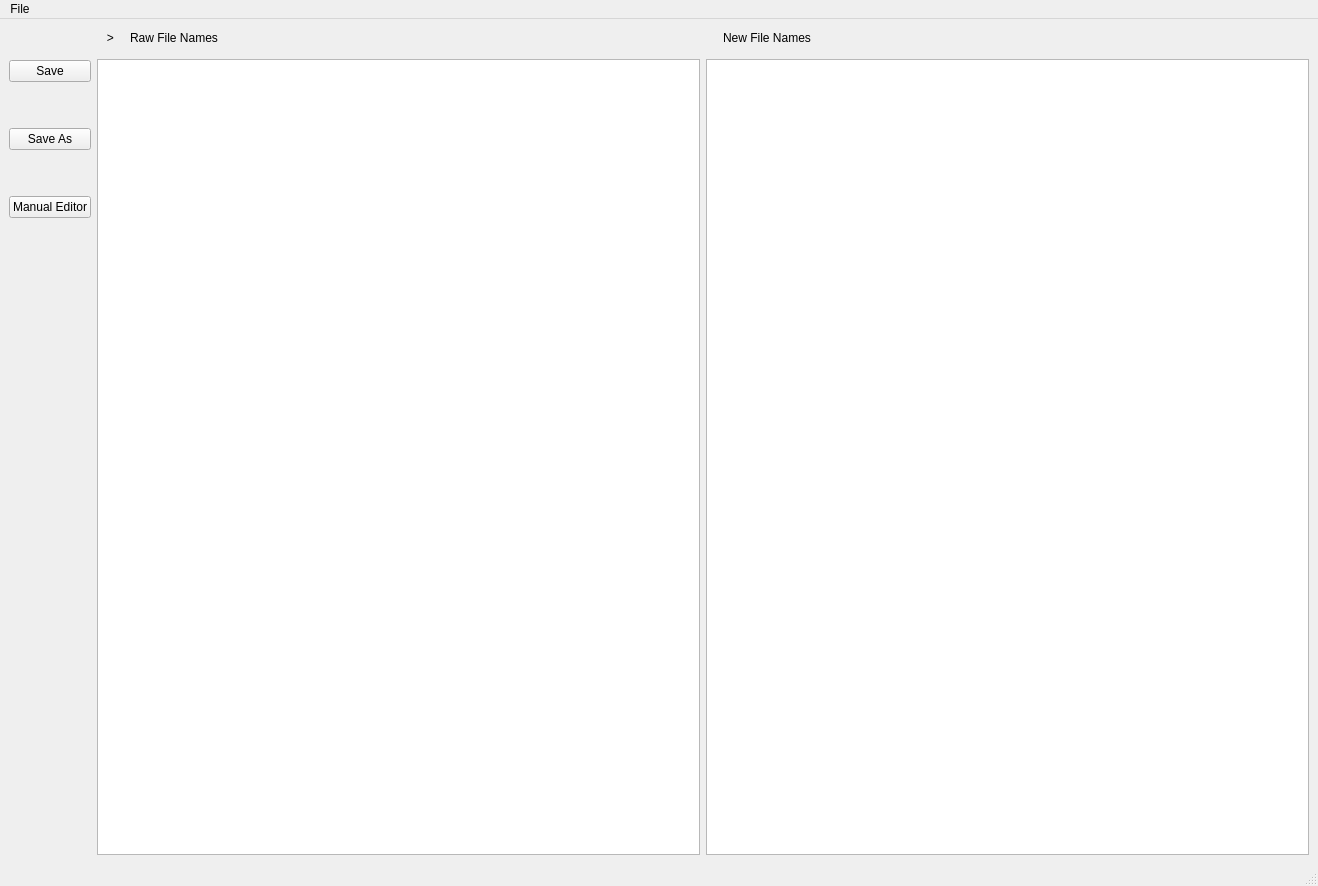
<?xml version="1.0" encoding="UTF-8"?>
<ui version="4.0">
 <class>MainWindow</class>
 <widget class="QMainWindow" name="MainWindow">
  <property name="geometry">
   <rect>
    <x>0</x>
    <y>0</y>
    <width>1318</width>
    <height>886</height>
   </rect>
  </property>
  <property name="windowTitle">
   <string>Jam Creator</string>
  </property>
  <widget class="QWidget" name="centralwidget">
   <layout class="QHBoxLayout" name="horizontalLayout">
    <item>
     <layout class="QVBoxLayout" name="verticalLayout_3">
      <item>
       <spacer name="verticalSpacer_5">
        <property name="orientation">
         <enum>Qt::Vertical</enum>
        </property>
        <property name="sizeType">
         <enum>QSizePolicy::Minimum</enum>
        </property>
        <property name="sizeHint" stdset="0">
         <size>
          <width>20</width>
          <height>32</height>
         </size>
        </property>
       </spacer>
      </item>
      <item>
       <widget class="QPushButton" name="saveButton">
        <property name="styleSheet">
         <string notr="true"/>
        </property>
        <property name="text">
         <string>Save</string>
        </property>
        <property name="checkable">
         <bool>false</bool>
        </property>
        <property name="default">
         <bool>false</bool>
        </property>
        <property name="flat">
         <bool>false</bool>
        </property>
       </widget>
      </item>
      <item>
       <spacer name="verticalSpacer_4">
        <property name="orientation">
         <enum>Qt::Vertical</enum>
        </property>
        <property name="sizeType">
         <enum>QSizePolicy::Minimum</enum>
        </property>
        <property name="sizeHint" stdset="0">
         <size>
          <width>20</width>
          <height>40</height>
         </size>
        </property>
       </spacer>
      </item>
      <item>
       <widget class="QPushButton" name="saveAsButton">
        <property name="styleSheet">
         <string notr="true"/>
        </property>
        <property name="text">
         <string>Save As</string>
        </property>
        <property name="flat">
         <bool>false</bool>
        </property>
       </widget>
      </item>
      <item>
       <spacer name="verticalSpacer_3">
        <property name="orientation">
         <enum>Qt::Vertical</enum>
        </property>
        <property name="sizeType">
         <enum>QSizePolicy::Minimum</enum>
        </property>
        <property name="sizeHint" stdset="0">
         <size>
          <width>20</width>
          <height>40</height>
         </size>
        </property>
       </spacer>
      </item>
      <item>
       <widget class="QPushButton" name="manualButton">
        <property name="styleSheet">
         <string notr="true"/>
        </property>
        <property name="text">
         <string>Manual Editor</string>
        </property>
        <property name="flat">
         <bool>false</bool>
        </property>
       </widget>
      </item>
      <item>
       <spacer name="verticalSpacer_2">
        <property name="orientation">
         <enum>Qt::Vertical</enum>
        </property>
        <property name="sizeType">
         <enum>QSizePolicy::Expanding</enum>
        </property>
        <property name="sizeHint" stdset="0">
         <size>
          <width>20</width>
          <height>100</height>
         </size>
        </property>
       </spacer>
      </item>
     </layout>
    </item>
    <item>
     <layout class="QVBoxLayout" name="verticalLayout">
      <item>
       <layout class="QHBoxLayout" name="descriptorLayout">
        <item>
         <widget class="QLabel" name="label_3">
          <property name="sizePolicy">
           <sizepolicy hsizetype="Fixed" vsizetype="Preferred">
            <horstretch>0</horstretch>
            <verstretch>0</verstretch>
           </sizepolicy>
          </property>
          <property name="text">
           <string>   &gt;</string>
          </property>
         </widget>
        </item>
        <item>
         <spacer name="horizontalSpacer">
          <property name="orientation">
           <enum>Qt::Horizontal</enum>
          </property>
          <property name="sizeType">
           <enum>QSizePolicy::Fixed</enum>
          </property>
          <property name="sizeHint" stdset="0">
           <size>
            <width>10</width>
            <height>20</height>
           </size>
          </property>
         </spacer>
        </item>
        <item>
         <widget class="QLabel" name="label_2">
          <property name="text">
           <string>Raw File Names</string>
          </property>
         </widget>
        </item>
        <item>
         <widget class="QLabel" name="label">
          <property name="text">
           <string>New File Names</string>
          </property>
         </widget>
        </item>
       </layout>
      </item>
      <item>
       <spacer name="verticalSpacer">
        <property name="orientation">
         <enum>Qt::Vertical</enum>
        </property>
        <property name="sizeType">
         <enum>QSizePolicy::Maximum</enum>
        </property>
        <property name="sizeHint" stdset="0">
         <size>
          <width>20</width>
          <height>5</height>
         </size>
        </property>
       </spacer>
      </item>
      <item>
       <layout class="QHBoxLayout" name="fileNameLayout">
        <item>
         <widget class="QListWidget" name="unformattedNames"/>
        </item>
        <item>
         <widget class="QListWidget" name="formattedNames"/>
        </item>
       </layout>
      </item>
     </layout>
    </item>
   </layout>
  </widget>
  <widget class="QMenuBar" name="menubar">
   <property name="geometry">
    <rect>
     <x>0</x>
     <y>0</y>
     <width>1318</width>
     <height>24</height>
    </rect>
   </property>
   <widget class="QMenu" name="menuFile">
    <property name="title">
     <string>File</string>
    </property>
    <addaction name="actionOpen_Folder"/>
    <addaction name="actionRefresh"/>
   </widget>
   <addaction name="menuFile"/>
  </widget>
  <widget class="QStatusBar" name="statusbar"/>
  <action name="actionOpen_Folder">
   <property name="text">
    <string>Open Folder</string>
   </property>
   <property name="toolTip">
    <string>Open Folder With Music Files Inside</string>
   </property>
  </action>
  <action name="actionRefresh">
   <property name="text">
    <string>Refresh</string>
   </property>
  </action>
 </widget>
 <resources/>
 <connections/>
</ui>
